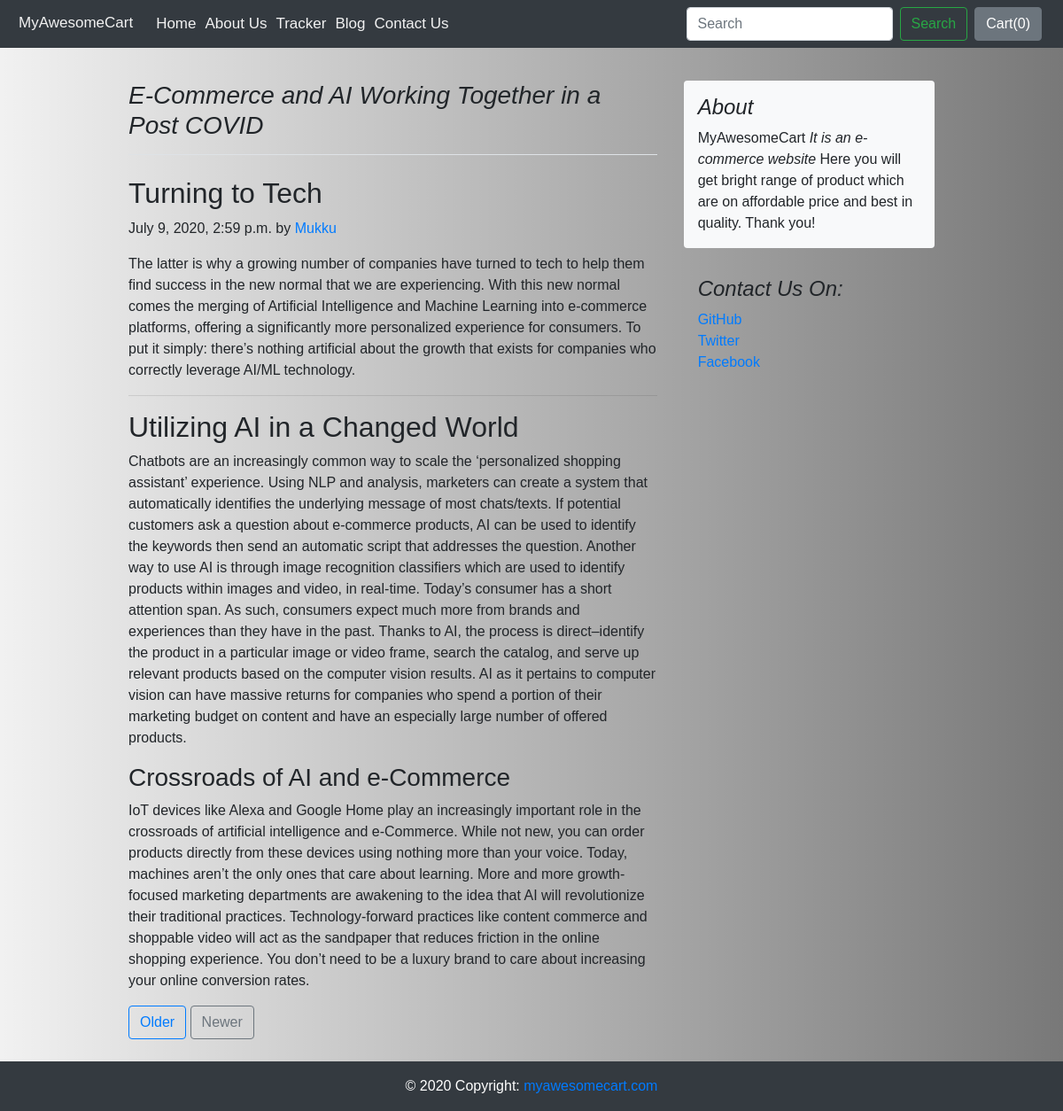
The app's page /blog/blogpost/4 with its own data.
### blog/models.py (models this page shows, shortened)
class Blogpost(models.Model):
    post_id = models.AutoField(primary_key=True)
    title = models.CharField(max_length=50)
    head0 = models.CharField(max_length=500, default="")
    chead0 = models.CharField(max_length=5000, default="")
    head1 = models.CharField(max_length=500, default="")
    chead1 = models.CharField(max_length=5000, default="")
    head2 = models.CharField(max_length=500, default="")
    chead2 = models.CharField(max_length=5000, default="")
    pub_date = models.DateTimeField(default=datetime.now)
    thumbnail = models.ImageField(upload_to="blog/images", default="")

### blog/views.py (the view)
# urls.py: path('blogpost/<int:id>', views.blogpost,name='blogPost')
def blogpost(request,id):
    lent = Blogpost.objects.all()
    post = Blogpost.objects.filter(post_id=id)[0]
    print(post.post_id)
    pre = post.post_id - 1
    nex = post.post_id + 1
    if pre == 0 :
        pre = post.post_id
    if nex > len(lent):
        nex = post.post_id
    print(pre,nex)
    return render(request,'blog/blogpost.html',{'post':post,'pre':pre,'nex':nex})

### blog/templates/blog/blogpost.html (shortened to what this page needs)
{% extends 'blog/basic.html' %}
{% block body %}
<main role="main" class="container">
      <div class="row">
        <div class="col-md-8 blog-main">
          <h3 class="pb-3 mb-4 font-italic border-bottom">
            {{post.title}}
          </h3>
          <div class="blog-post">
            <h2 class="blog-post-title">{{post.head0}}</h2>
            <p class="blog-post-meta">{{post.pub_date}} by <a href="#">Mukku</a></p>
            <p>{{post.chead0}}</p>
            <hr>
              <h2>{{post.head1}}</h2>
            <p>{{post.chead1}}</p>
            <h3>{{post.head2}}</h3>
            <p>{{post.chead2}}</p>
          </div>
          <nav class="blog-pagination">
            <a class="btn btn-outline-primary" href="{{pre}}">Older</a>
            <a class="btn btn-outline-secondary" href="{{nex}}">Newer</a>
          </nav>
        </div>
        <aside class="col-md-4 blog-sidebar">
          <div class="p-3 mb-3 bg-light rounded">
            <h4 class="font-italic">About</h4>
            <p class="mb-0">MyAwesomeCart<em> It is an e-commerce website</em> Here you will get bright range of product which are on affordable price and best in quality. Thank you!</p>
          </div>
          <div class="p-3">
            <h4 class="font-italic">Contact Us On:</h4>
            <ol class="list-unstyled">
              <li><a href="#">GitHub</a></li>
              <li><a href="#">Twitter</a></li>
              <li><a href="#">Facebook</a></li>
            </ol>
          </div>
        </aside>
      </div>
    </main>
{% endblock %}

### records on screen
Blogpost: title "E-Commerce and AI Working Together in a Post COVID", head0 "Turning to Tech", pub_date "July 9, 2020, 2:59 p.m.", chead0 "The latter is why a growing number of companies have turned to tech to help them find success in the new normal that we are experiencing. With this new normal comes the merging of Artificial Intelligence and Machine Learning into e-commerce platforms, offering a significantly more personalized experience for consumers. To put it simply: there’s nothing artificial about the growth that exists for companies who correctly leverage AI/ML technology.", head1 "Utilizing AI in a Changed World", chead1 "Chatbots are an increasingly common way to scale the ‘personalized shopping assistant’ experience. Using NLP and analysis, marketers can create a system that automatically identifies the underlying message of most chats/texts. If potential customers ask a question about e-commerce products, AI can be used to identify the keywords then send an automatic script that addresses the question. Another way to use AI is through image recognition classifiers which are used to identify products within images and video, in real-time. Today’s consumer has a short attention span. As such, consumers expect much more from brands and experiences than they have in the past. Thanks to AI, the process is…", head2 "Crossroads of AI and e-Commerce", chead2 "IoT devices like Alexa and Google Home play an increasingly important role in the crossroads of artificial intelligence and e-Commerce. While not new, you can order products directly from these devices using nothing more than your voice. Today, machines aren’t the only ones that care about learning. More and more growth-focused marketing departments are awakening to the idea that AI will revolutionize their traditional practices. Technology-forward practices like content commerce and shoppable video will act as the sandpaper that reduces friction in the online shopping experience. You don’t need to be a luxury brand to care about increasing your online conversion rates."
